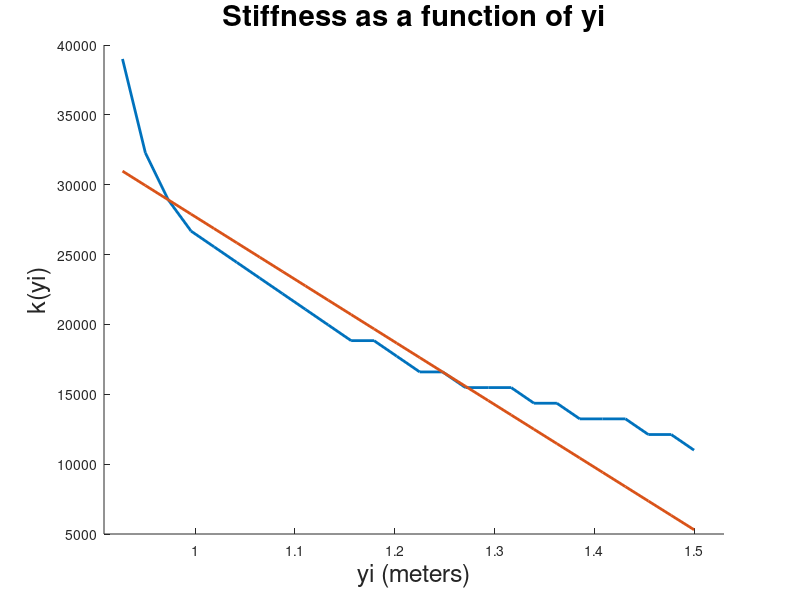

This figure's MATLAB source:
% plot for minimization

clf;
hold on;

load('p2vars.mat');

last_valid = 26;

plot(y0Vec(1:last_valid), kVec(idx_rows(1:last_valid)),'LineWidth',2);
xlabel('yi (meters)','fontsize',18);
ylabel('k(yi)','fontsize',18);
title('Stiffness as a function of yi','fontsize',21);
xlim([0.98*y0Vec(1), y0Vec(last_valid)*1.02]);

p1 = [y0Vec(3), kVec(idx_rows(3))];
p2 = [y0Vec(last_valid-11), kVec(idx_rows(last_valid-11))];

y_slope = (p2(2) - p1(2)) / (p2(1) - p1(1));
y_intercept = p2(2) - y_slope*p2(1);

line_ = y_slope*y0Vec;
line_ = line_ + y_intercept;

save('p3vars.mat','y_slope','y_intercept')

plot(y0Vec, line_,'LineWidth',2);